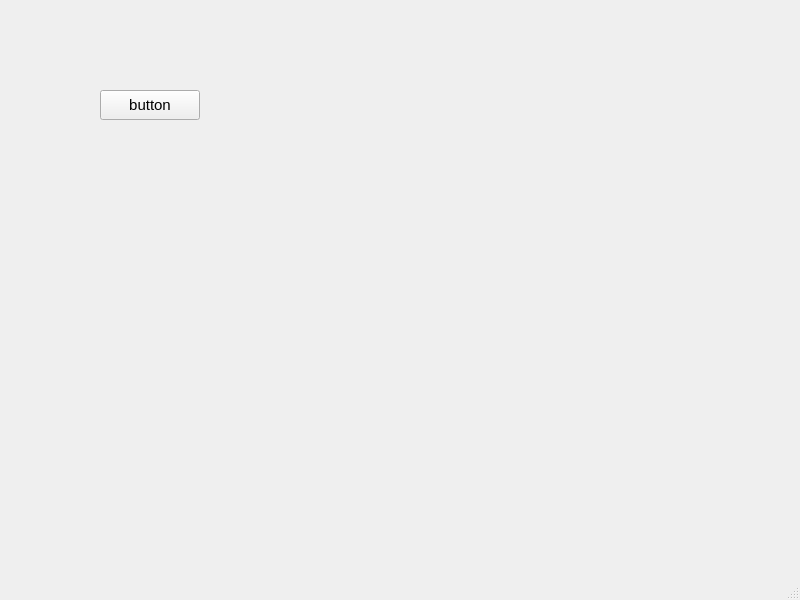
<?xml version="1.0" encoding="UTF-8"?>
<ui version="4.0">
 <class>MainWindow</class>
 <widget class="QMainWindow" name="MainWindow">
  <property name="geometry">
   <rect>
    <x>0</x>
    <y>0</y>
    <width>800</width>
    <height>600</height>
   </rect>
  </property>
  <property name="windowTitle">
   <string>MainWindow</string>
  </property>
  <widget class="QWidget" name="centralwidget">
   <widget class="QPushButton" name="spushButton">
    <property name="geometry">
     <rect>
      <x>100</x>
      <y>90</y>
      <width>100</width>
      <height>30</height>
     </rect>
    </property>
    <property name="font">
     <font>
      <pointsize>11</pointsize>
     </font>
    </property>
    <property name="text">
     <string>button</string>
    </property>
    <property name="iconSize">
     <size>
      <width>30</width>
      <height>30</height>
     </size>
    </property>
   </widget>
  </widget>
  <widget class="QMenuBar" name="menubar">
   <property name="geometry">
    <rect>
     <x>0</x>
     <y>0</y>
     <width>800</width>
     <height>23</height>
    </rect>
   </property>
  </widget>
  <widget class="QStatusBar" name="statusbar"/>
 </widget>
 <resources/>
 <connections/>
</ui>
